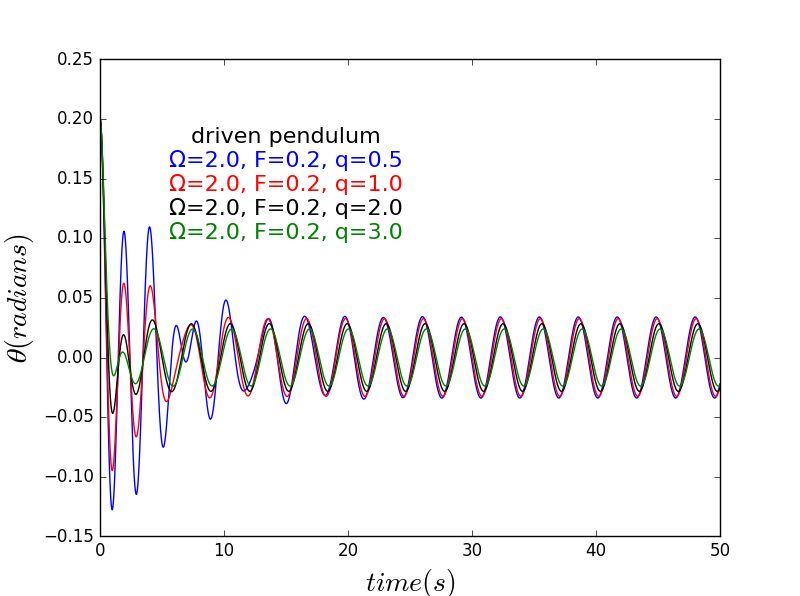

Generate this figure with Python:

import numpy as np
import matplotlib.pyplot as plt
import math

g = 9.8
l = 1.0
oumiga = 2.0
fd = 0.2
q1 = 0.5
q2 = 1.0
q3 = 2.0
q4 = 3.0
ini_x = 0.2
ini_v = 0
ini_a = 0
dt = 0.001
t = np.arange(0,50,dt)
p1 = []
p2 = []
p3 = []
p4 = []

x = ini_x
v = ini_v
a = ini_a
for i in range(len(t)):
	p1.append(x)
	a = - g/l*x - q1*v + fd*math.sin(oumiga*t[i])
	v += a*dt
	x += v*dt
	
x = ini_x
v = ini_v
a = ini_a
for i in range(len(t)):
	p2.append(x)
	a = - g/l*x - q2*v + fd*math.sin(oumiga*t[i])
	v += a*dt
	x += v*dt	
	
x = ini_x
v = ini_v
a = ini_a
for i in range(len(t)):
	p3.append(x)
	a = - g/l*x - q3*v + fd*math.sin(oumiga*t[i])
	v += a*dt
	x += v*dt
	
x = ini_x
v = ini_v
a = ini_a
for i in range(len(t)):
	p4.append(x)
	a = - g/l*x - q4*v + fd*math.sin(oumiga*t[i])
	v += a*dt
	x += v*dt
	
plt.plot(t,p1,'b',t,p2,'r',t,p3,'k',t,p4,'g')
plt.text(15,0.18,u'driven pendulum',color='black',ha='center',fontsize=16)
plt.text(15,0.16,u'\u03A9=2.0, F=0.2, q=0.5',color='blue',ha='center',fontsize=16)
plt.text(15,0.14,u'\u03A9=2.0, F=0.2, q=1.0',color='red',ha='center',fontsize=16)
plt.text(15,0.12,u'\u03A9=2.0, F=0.2, q=2.0',color='black',ha='center',fontsize=16)
plt.text(15,0.10,u'\u03A9=2.0, F=0.2, q=3.0',color='green',ha='center',fontsize=16)
plt.title('',fontsize=28)
plt.xlabel('$time(s)$',fontsize=20)
plt.ylabel(u'$\u03B8(radians)$',fontsize=20)
plt.show()
